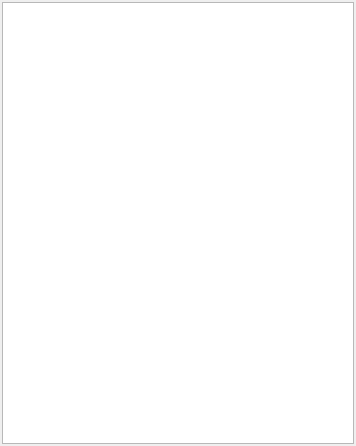
<?xml version="1.0" encoding="UTF-8"?>
<ui version="4.0">
 <class>PropertyView</class>
 <widget class="QDockWidget" name="PropertyView">
  <property name="geometry">
   <rect>
    <x>0</x>
    <y>0</y>
    <width>356</width>
    <height>446</height>
   </rect>
  </property>
  <property name="sizePolicy">
   <sizepolicy hsizetype="Ignored" vsizetype="Ignored">
    <horstretch>0</horstretch>
    <verstretch>0</verstretch>
   </sizepolicy>
  </property>
  <property name="windowTitle">
   <string>Properties</string>
  </property>
  <widget class="QWidget" name="dockWidgetContents">
   <property name="sizePolicy">
    <sizepolicy hsizetype="Ignored" vsizetype="Expanding">
     <horstretch>0</horstretch>
     <verstretch>0</verstretch>
    </sizepolicy>
   </property>
   <layout class="QVBoxLayout" name="verticalLayout">
    <property name="spacing">
     <number>2</number>
    </property>
    <property name="leftMargin">
     <number>2</number>
    </property>
    <property name="topMargin">
     <number>2</number>
    </property>
    <property name="rightMargin">
     <number>2</number>
    </property>
    <property name="bottomMargin">
     <number>2</number>
    </property>
    <item>
     <widget class="QTreeView" name="treeView">
      <property name="sizePolicy">
       <sizepolicy hsizetype="Ignored" vsizetype="Expanding">
        <horstretch>0</horstretch>
        <verstretch>0</verstretch>
       </sizepolicy>
      </property>
     </widget>
    </item>
   </layout>
  </widget>
 </widget>
 <resources/>
 <connections/>
</ui>
